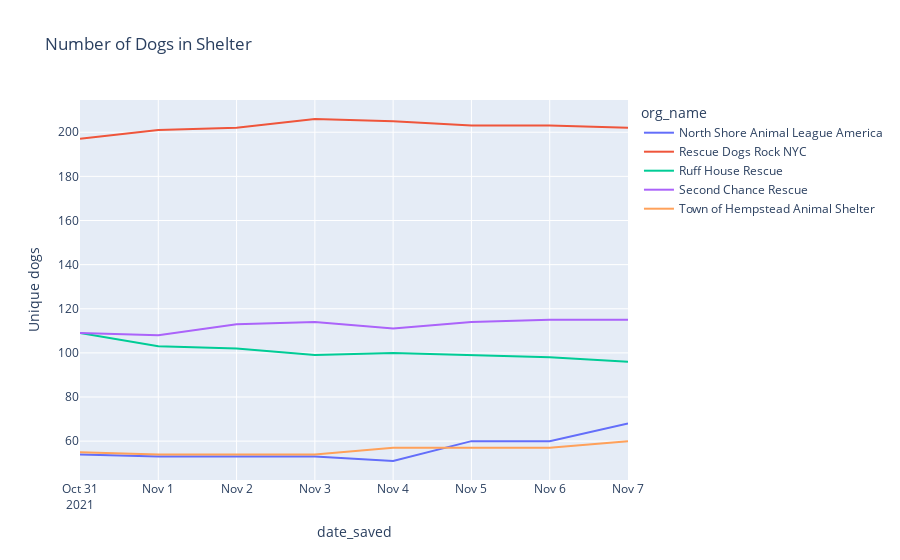

This figure's notebook cell:
### Code cell
px.line(ns_gb.reset_index(), 'date_saved', 'Unique dogs'
       , color = 'org_name'
       , title= 'Number of Dogs in Shelter')

### Figure 1 — Plotly figure (JSON) as saved in the notebook; plotly's stock layout.template omitted (floating-point values rounded to 4 significant figures)
{"data": [{"hovertemplate": "org_name=North Shore Animal League America<br>date_saved=%{x}<br>Unique dogs=%{y}<extra></extra>", "legendgroup": "North Shore Animal League America", "line": {"color": "#636efa", "dash": "solid"}, "mode": "lines", "name": "North Shore Animal League America", "orientation": "v", "showlegend": true, "type": "scatter", "x": ["2021-10-31T00:00:00+00:00", "2021-11-01T00:00:00+00:00", "2021-11-02T00:00:00+00:00", "2021-11-03T00:00:00+00:00", "2021-11-04T00:00:00+00:00", "2021-11-05T00:00:00+00:00", "2021-11-06T00:00:00+00:00", "2021-11-07T00:00:00+00:00"], "xaxis": "x", "y": [54, 53, 53, 53, 51, 60, 60, 68], "yaxis": "y"}, {"hovertemplate": "org_name=Rescue Dogs Rock NYC<br>date_saved=%{x}<br>Unique dogs=%{y}<extra></extra>", "legendgroup": "Rescue Dogs Rock NYC", "line": {"color": "#EF553B", "dash": "solid"}, "mode": "lines", "name": "Rescue Dogs Rock NYC", "orientation": "v", "showlegend": true, "type": "scatter", "x": ["2021-10-31T00:00:00+00:00", "2021-11-01T00:00:00+00:00", "2021-11-02T00:00:00+00:00", "2021-11-03T00:00:00+00:00", "2021-11-04T00:00:00+00:00", "2021-11-05T00:00:00+00:00", "2021-11-06T00:00:00+00:00", "2021-11-07T00:00:00+00:00"], "xaxis": "x", "y": [197, 201, 202, 206, 205, 203, 203, 202], "yaxis": "y"}, {"hovertemplate": "org_name=Ruff House Rescue<br>date_saved=%{x}<br>Unique dogs=%{y}<extra></extra>", "legendgroup": "Ruff House Rescue", "line": {"color": "#00cc96", "dash": "solid"}, "mode": "lines", "name": "Ruff House Rescue", "orientation": "v", "showlegend": true, "type": "scatter", "x": ["2021-10-31T00:00:00+00:00", "2021-11-01T00:00:00+00:00", "2021-11-02T00:00:00+00:00", "2021-11-03T00:00:00+00:00", "2021-11-04T00:00:00+00:00", "2021-11-05T00:00:00+00:00", "2021-11-06T00:00:00+00:00", "2021-11-07T00:00:00+00:00"], "xaxis": "x", "y": [109, 103, 102, 99, 100, 99, 98, 96], "yaxis": "y"}, {"hovertemplate": "org_name=Second Chance Rescue<br>date_saved=%{x}<br>Unique dogs=%{y}<extra></extra>", "legendgroup": "Second Chance Rescue", "line": {"color": "#ab63fa", "dash": "solid"}, "mode": "lines", "name": "Second Chance Rescue", "orientation": "v", "showlegend": true, "type": "scatter", "x": ["2021-10-31T00:00:00+00:00", "2021-11-01T00:00:00+00:00", "2021-11-02T00:00:00+00:00", "2021-11-03T00:00:00+00:00", "2021-11-04T00:00:00+00:00", "2021-11-05T00:00:00+00:00", "2021-11-06T00:00:00+00:00", "2021-11-07T00:00:00+00:00"], "xaxis": "x", "y": [109, 108, 113, 114, 111, 114, 115, 115], "yaxis": "y"}, {"hovertemplate": "org_name=Town of Hempstead Animal Shelter<br>date_saved=%{x}<br>Unique dogs=%{y}<extra></extra>", "legendgroup": "Town of Hempstead Animal Shelter", "line": {"color": "#FFA15A", "dash": "solid"}, "mode": "lines", "name": "Town of Hempstead Animal Shelter", "orientation": "v", "showlegend": true, "type": "scatter", "x": ["2021-10-31T00:00:00+00:00", "2021-11-01T00:00:00+00:00", "2021-11-02T00:00:00+00:00", "2021-11-03T00:00:00+00:00", "2021-11-04T00:00:00+00:00", "2021-11-05T00:00:00+00:00", "2021-11-06T00:00:00+00:00", "2021-11-07T00:00:00+00:00"], "xaxis": "x", "y": [55, 54, 54, 54, 57, 57, 57, 60], "yaxis": "y"}], "layout": {"legend": {"title": {"text": "org_name"}, "tracegroupgap": 0}, "title": {"text": "Number of Dogs in Shelter"}, "xaxis": {"anchor": "y", "domain": [0, 1], "title": {"text": "date_saved"}}, "yaxis": {"anchor": "x", "domain": [0, 1], "title": {"text": "Unique dogs"}}}}
